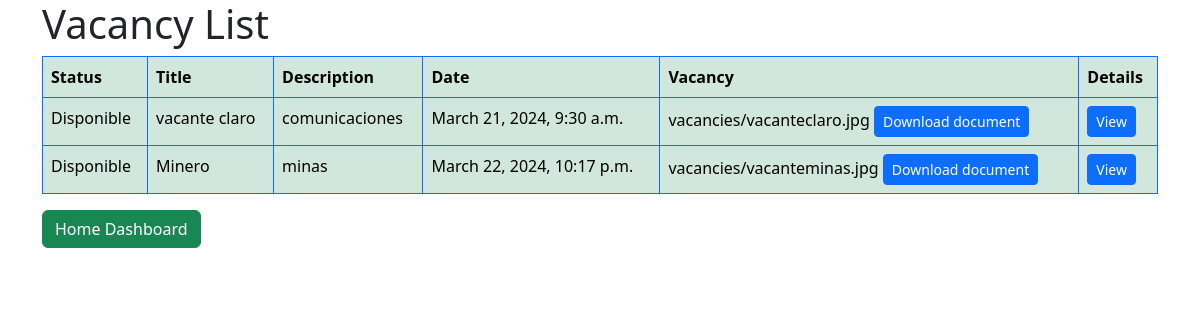
Before: /vacanciescompany/ with the older database file.
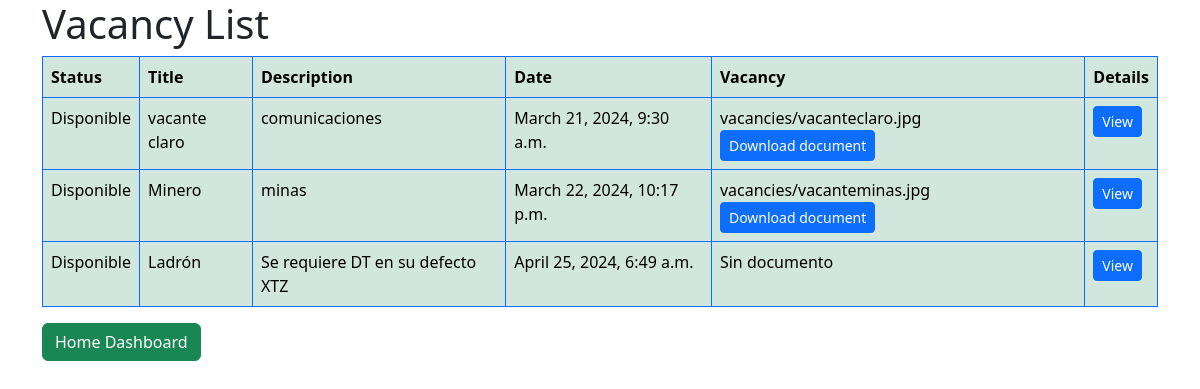
After: the same page with the newer database file.
### TalentSwapApp/models.py (models this page shows, shortened)
class Vacancy(models.Model):
    status = models.BooleanField(default=True)
    title = models.CharField(max_length=150)
    description = models.TextField()
    created_on = models.DateTimeField(auto_now_add=True)
    document = models.FileField(upload_to='vacancies/', null=True, blank=True)
    id = models.AutoField(primary_key=True)

### TalentSwapApp/views.py (the view)
# urls.py: path('vacanciescompany/' , views.vacancy_listcompany, name= 'vacancy_listcompany'),
def vacancy_listcompany(request):
    vacancies = Vacancy.objects.all()
    return render(request, 'TalentSwapApp/vacancy_listcompany.html',{
        'vacancies' : vacancies
    })

### TalentSwapApp/templates/TalentSwapApp/vacancy_listcompany.html (shortened to what this page needs)
<!doctype html>
<html lang="en">
    <head>
        <div class="container">
            <h1>Vacancy List</h1>
            <link href="https://cdn.jsdelivr.net/npm/bootstrap@5.3.3/dist/css/bootstrap.min.css" rel="stylesheet">
        </div>
    </head>
    <body>
        <div class="container">
        {% block content %}
        <table class="table table-bordered border-primary table-success table-hover">
            <thead>
                <tr>
                    <th>Status</th>
                    <th>Title</th>
                    <th>Description</th>
                    <th>Date</th>
                    <th>Vacancy</th>
                    <th>Details</th>
                </tr>
            </thead>
            <tbody>
                {% for Vacancy in vacancies %}
                    <tr>
                        <td>{% if Vacancy.status %}Disponible{% else %}No disponible{% endif %}</td>
                        <td>{{ Vacancy.title }}</td>
                        <td>{{ Vacancy.description }}</td>
                        <td>{{ Vacancy.created_on }}</td>
                        <td>{{ Vacancy.document }}
                            {% if Vacancy.document %}
                                <a href="{{ Vacancy.document.url }}" class="btn btn-primary btn-sm" target="_blank">
                                    Download document
                                </a>
                            {% else %}
                                Sin documento
                            {% endif %}
                        </td>
                        <td>
                            <a href="{% url 'vacancy_detailcompany' Vacancy.id %}" class="btn btn-primary btn-sm">View</a>
                        </td>
                    </tr>
                {% endfor %}
            </tbody>
        </table>
        <p>
            <a href="{% url 'dashboard_company' %}" class="btn btn-success">Home Dashboard</a>
        </p>
        {% endblock %}
        </div>
    </body>
</html>

Changed rows visible on the page:
added Vacancy: status "Disponible", title "Ladrón", description "Se requiere DT en su defecto XTZ", created_on "April 25, 2024, 6:49 a.m.", document "Sin documento"
